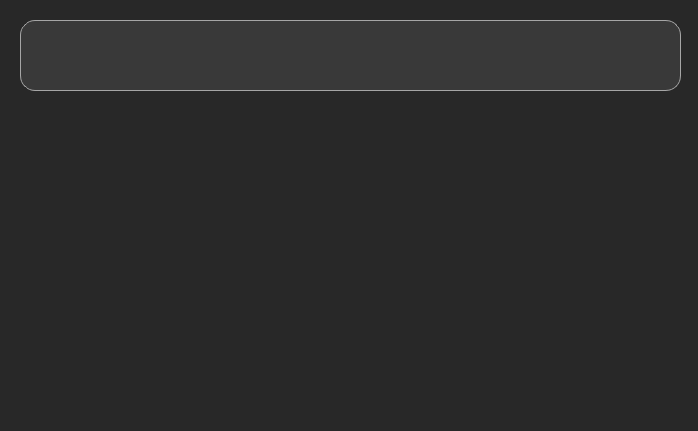
<?xml version="1.0" encoding="UTF-8"?>
<ui version="4.0">
 <class>Dialog</class>
 <widget class="QDialog" name="Dialog">
  <property name="geometry">
   <rect>
    <x>0</x>
    <y>0</y>
    <width>698</width>
    <height>431</height>
   </rect>
  </property>
  <property name="windowTitle">
   <string>Dialog</string>
  </property>
  <property name="styleSheet">
   <string notr="true">background-color: #282828</string>
  </property>
  <widget class="QLabel" name="label">
   <property name="geometry">
    <rect>
     <x>20</x>
     <y>20</y>
     <width>661</width>
     <height>71</height>
    </rect>
   </property>
   <property name="styleSheet">
    <string notr="true">color: rgb(180,180,180);
font-size: 15px;
background-color: rgb(57, 57, 57);
font-weight: bold;
border: 1px solid rgb(166, 166, 166);
border-radius: 15px;
                        </string>
   </property>
   <property name="text">
    <string/>
   </property>
  </widget>
  <widget class="QWidget" name="gridLayoutWidget">
   <property name="geometry">
    <rect>
     <x>20</x>
     <y>110</y>
     <width>661</width>
     <height>301</height>
    </rect>
   </property>
   <layout class="QGridLayout" name="gridLayout">
    <property name="verticalSpacing">
     <number>20</number>
    </property>
   </layout>
  </widget>
 </widget>
 <resources/>
 <connections/>
</ui>
